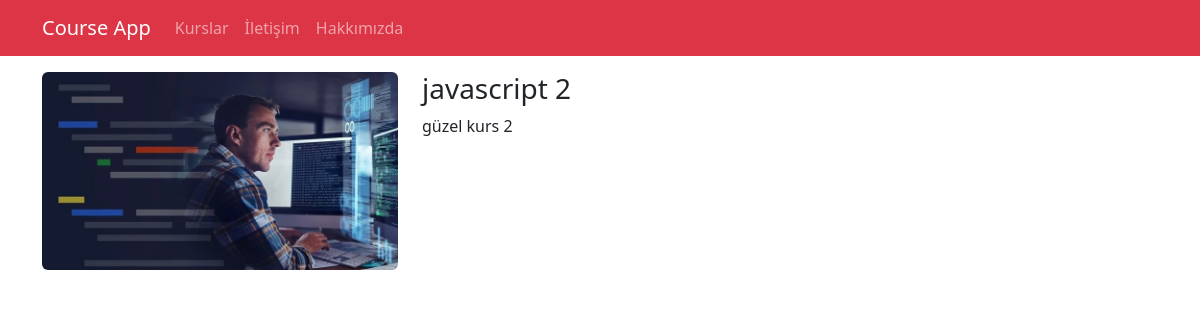
The app's page /kurslar/javascript-2 with its own data.
### courses/models.py (models this page shows, shortened)
class Course(models.Model):
    title = models.CharField(max_length=50,null=True)
    description = models.TextField()
    imageUrl = models.CharField(max_length=50, blank=False)
    date = models.DateField()
    isActive = models.BooleanField()
    slug = models.SlugField(default="", null=False, unique = True, db_index=True)

### courses/views.py (the view)
# urls.py: path('<slug:slug>',views.details,name='course_details'),
def details(request,slug):
    course = get_object_or_404(Course,slug=slug)
    context = {
            'course':course
        }
    return render(request,'courses/details.html',context)

### courses/templates/courses/details.html (shortened to what this page needs)
{% extends 'layout.html'%}
{% load static %}
{% block css_files %}
    <link rel="stylesheet" href="{% static 'courses/css/style.css' %}">
{% endblock  %}
{% block content %}
     <div class="container mt-3">
            <div class="row">
                <div class="col-4">
                    <img src = "{% static "courses/img/"|add:course.imageUrl %}" alt="{{course.title}}" class = "img-fluid rounded">
                </div>
                <div class="col-8">
                   <h1 class="h3">{{ course.title }}</h1>
                   <p>{{ course.description }}</p>
                </div>
            </div>
        </div>
{% endblock %}

### records on screen
Course: imageUrl (picture), title "javascript 2", description "güzel kurs 2"
